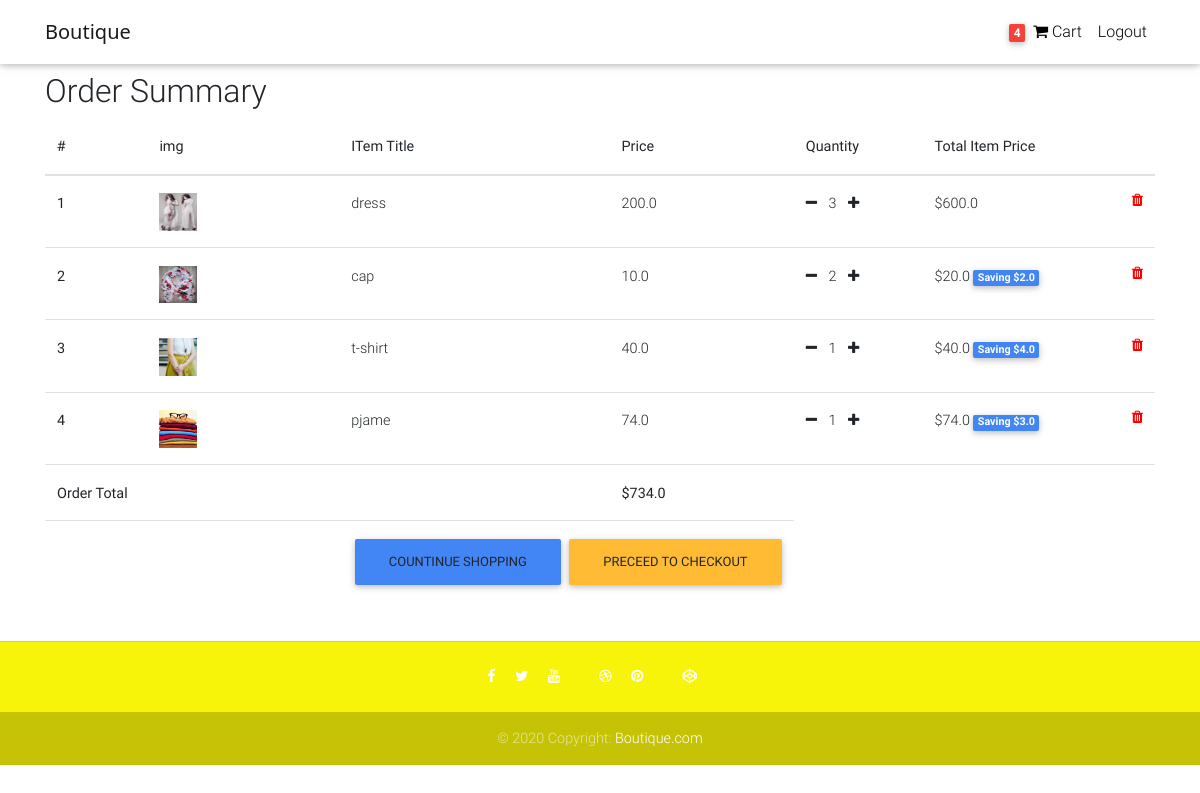
Page /Oreder-Summery/ (signed in) on the committed database.
### stor/models.py (models this page shows, shortened)
class Order(models.Model):
    user = models.ForeignKey(settings.AUTH_USER_MODEL,on_delete=models.CASCADE)
    red_code = models.CharField(max_length=20,null=True,blank=True)
    start_date = models.DateTimeField(auto_now_add=True)
    order_date = models.DateTimeField()
    ordered = models.BooleanField(default=False,null=True,blank=True)
    items = models.ManyToManyField(OrderItem)
    billing_address = models.ForeignKey('Address', on_delete=models.SET_NULL, blank=True,null=True,related_name='billing_address')
    shipping_address = models.ForeignKey('Address', on_delete=models.SET_NULL, blank=True,null=True ,related_name='shipping_address')
    payment = models.ForeignKey('Payment', on_delete=models.SET_NULL, blank=True,null=True)
    coupon = models.ForeignKey('Coupon', on_delete=models.SET_NULL, blank=True,null=True)
    Bing_deliverd = models.BooleanField(default=False,null=True,blank=True)
    recived = models.BooleanField(default=False,null=True,blank=True)
    refund_request = models.BooleanField(default=False,null=True,blank=True)
    refund_granted = models.BooleanField(default=False,null=True,blank=True)
    def get_total(self):
        total = 0
        for order_item in self.items.all():
            total += order_item.get_final_price()
        if self.coupon:
            total -= self.coupon.amount
        return total

class OrderItem(models.Model):
    user = models.ForeignKey(settings.AUTH_USER_MODEL,on_delete=models.CASCADE)
    ordered = models.BooleanField(default=False,null=True,blank=True)
    item = models.ForeignKey(Item,on_delete=models.CASCADE)
    quantity = models.IntegerField(default=1)
    def get_total_item_price(self):
        return self.quantity * self.item.price
    def get_total_discount_item_price(self):
        return self.quantity * self.item.discount_price
    def get_amount_saved(self):
        return self.get_total_item_price() - self.get_total_discount_item_price()
    def get_final_price(self):
        if self.item.discount_price:
            return self.get_total_discount_item_price()
        return self.get_total_item_price()

class Item(models.Model):
    title = models.CharField(max_length=200,null=True)
    price = models.FloatField()
    discount_price = models.FloatField(null=True,blank=True)
    image = models.ImageField(null=True)
    categories = models.ForeignKey(Category ,null=True,blank=True , on_delete=models.SET_NULL,related_name='cates')
    labals = models.CharField(choices=LABLE_CHOICES,max_length=17 ,null=True,blank=True)
    slug   =   models.SlugField(max_length=255, unique=True,)
    description = models.TextField()

### stor/views.py (the view)
# urls.py: path('Oreder-Summery/',OrederSummeryView.as_view(),name='Oreder-Summery'),
class OrederSummeryView(LoginRequiredMixin,View):
    def get(self,*arge,**kwargs):
        try:
            order = Order.objects.get(user=self.request.user ,ordered=False)
            context = {
                'object' : order
            }
            return render(self.request ,"stor/order_summery.html",context)
        except ObjectDoesNotExist:
            messages.error(self.request,"Youe dont have active order")
            return redirect('/')

### stor/templatetags/cart_template_tage.py (called while the page is built)
@register.filter
def cart_item_creat(user):
    if user.is_authenticated:
        qs= Order.objects.filter(user=user,ordered=False)
        if qs.exists():
            return qs[0].items.count()
    return 0

### stor/templates/stor/order_summery.html (shortened to what this page needs)
{% extends "stor/base.html" %}
{% block content %}
  <main>
    <div class="container">
    <div class="table-responsive text-nowrap">
        <h2>Order Summary</h2>
        <table class="table">
            <thead>
                    <tr>
                        <th scope="row">#</th>
                        <th scope="row">img</th>
                        <th scope="row">ITem Title</th>
                        <th scope="row">Price</th>
                        <th scope="row">Quantity</th>
                        <th scope="row">Total Item Price</th>
                    </tr>
            </thead>
            <tbody>
                {% for order_item in object.items.all %}
                    <tr>
                        <th scope="col">{{ forloop.counter }}</th>
                        <th>
                            <img src="{{ order_item.item.image.url }}" class="" style="height:1cm!important;width: 1cm;"
                              alt=" ">
                        </th>
                        <td>{{ order_item.item.title }}</td>
                        <td>
                            {% if order_item.item.discount_price %}
                                {{ order_item.item.discount_price }}
                            {% else %}
                                {{ order_item.item.price }}
                            {% endif %}
                        </td>
                        <td><a href="{% url 'stor:remove_single_item_from_cart' order_item.item.slug %}"><i class="fa fa-minus mr-2"></i></a>
                            {{ order_item.quantity }}
                            <a href="{% url 'stor:add_to_cart' order_item.item.slug %}" ><i class="fa fa-plus ml-2"></i></a>
                            </td>
                        <td>
                            {% if order_item.item.discount_price %}
                                ${{ order_item.get_total_discount_item_price }}
                               <span class="badge badge-primary"> Saving ${{ order_item.get_amount_saved }} </span>
                            {% else %}
                                ${{ order_item.get_total_item_price }}
                            {% endif %}
                            <a href="{% url 'stor:remove_from_cart' order_item.item.slug %}" style="color:red;">
                                <i class="fa fa-trash float-right " ></i>
                            </a>
                        </td>
                    </tr>
                {% endfor %}
                {% if object.get_total %}
                <tr>
                    <td colspan="3" ><b>  Order Total</b></td>
                    <td colspan="3" ><b>${{ object.get_total }}</b></td>
                </tr>
                <tr>
                    <td colspan="4" >
                    <b><a class="btn btn-warning float-right ml-2" href='/checkout/'>  Preceed to Checkout</a></b>
                    <b><a class="btn btn-primary float-right " href="/">  Countinue shopping</a></b>
                    </td>
                </tr>
                {% endif %}
            </tbody>
        </table>
    </div>
    </div>
  </main>
{% endblock content %}

### stor/templates/stor/navbar.html (shortened to what this page needs)
{% load cart_template_tage %}
<nav class="navbar fixed-top navbar-expand-lg navbar-light white scrolling-navbar">
    <div class="container">
      <a class="navbar-brand waves-effect" href="/">
        <strong class="gray-text" style="font-family:'Segoe UI', Tahoma, Geneva, Verdana, sans-serif ;">Boutique</strong>
      </a>
      <div class="collapse navbar-collapse" id="navbarSupportedContent">
        <ul class="navbar-nav nav-flex-icons">
          {% if request.user.is_authenticated %}
          <li class="nav-item">
            <a href="{% url 'stor:Oreder-Summery' %}" class="nav-link waves-effect">
              <span class="badge red z-depth-1 mr-1"> {{request.user|cart_item_creat}} </span>
              <i class="fa fa-shopping-cart"></i>
              <span class="clearfix d-none d-sm-inline-block"> Cart </span>
            </a>
          </li>
          <li class="nav-item">
            <a class="nav-link waves-effect" href="{% url 'account_logout' %}">
              <span class="clearfix d-none d-sm-inline-block"> Logout </span>
            </a>
          </li>
          {% endif %}
        </ul>
      </div>
    </div>
  </nav>

### stor/templates/stor/base.html (style rules this page uses)
html, body, header, .carousel { height: 60vh; }

### rows in the picture
OrderItem: item.image (picture), item "dress", item.price "200.0", quantity "3", get_total_item_price "600.0"
OrderItem: item.image (picture), item "cap", item.discount_price "10.0", quantity "2", get_total_discount_item_price "20.0", get_amount_saved "2.0"
OrderItem: item.image (picture), item "t-shirt", item.discount_price "40.0", quantity "1", get_total_discount_item_price "40.0", get_amount_saved "4.0"
OrderItem: item.image (picture), item "pjame", item.discount_price "74.0", quantity "1", get_total_discount_item_price "74.0", get_amount_saved "3.0"
Order: get_total "734.0"

### other values in the picture
{{ request.user|cart_item_creat }} "4"
